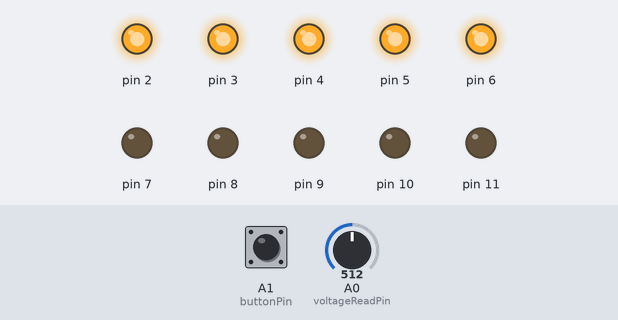
Simulated run of this sketch. Board: Arduino Uno, built with avr-gcc and run on an emulated ATmega328P. Parts: output pins drawn as LEDs (lit = HIGH). The test bench sets the inputs (shaded band); at power-on: A0 (voltageReadPin) = 512, A1 (buttonPin) HIGH.

Above: at 1.2 s.
1.3 s: A0 (voltageReadPin) set to 499
At 2.5 s:
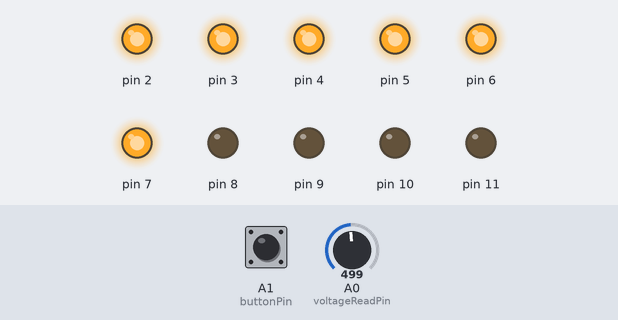
2.8 s: A0 (voltageReadPin) set to 417
4.3 s: A0 (voltageReadPin) set to 391
At 4.9 s:
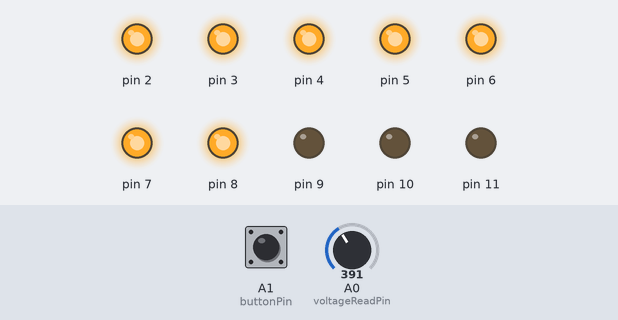
5.8 s: A0 (voltageReadPin) set to 318
7.3 s: A0 (voltageReadPin) set to 291
At 8.4 s:
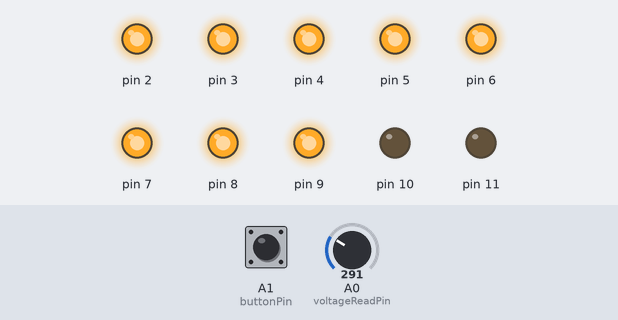
8.8 s: A0 (voltageReadPin) set to 511
At 9.6 s:
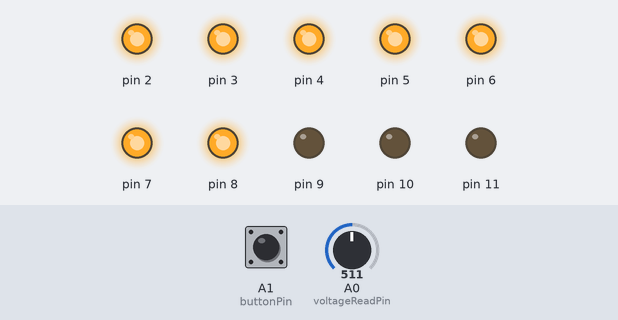
Timing chart, 0 to 11.3 s (numbered marks = the images above; inputs shaded):
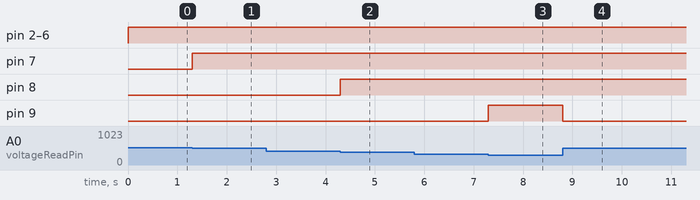

The sketch:

breadboardATMega328P.ino
```cpp
// Purpose: To power a temperature sensing circuit with an ATmega328P.
// Reference: http://darcy.rsgc.on.ca/ACES/TEI3M/1920/Tasks.html#standalone
// Author: A. Goldman
// Date: Nov. 23, 2019
// Status: Working
uint8_t voltageReadPin = A0; // Assigns A0 as the analog input reading pin.
uint8_t buttonPin = A1;      // Assigns A1 as the on button reading pin.
uint8_t segmentPins[]{2, 3, 4, 5, 6, 7, 8, 9, 10, 11}; // Maps the pins used for bar graph segments.
uint8_t numberOfSegments = 10; // Sets the number of segments being used.
uint16_t voltageReading;       // Where the analog voltage reading is stored.
uint8_t currentSegment = 0;    // A segment value to be worked with.
uint8_t mappedSegment;         // Variable voltage reading is mapped to.

void setup()
{ // Sets the segment pins to be outputs.
    for (currentSegment = 0; currentSegment < numberOfSegments;
         currentSegment++)
    {
        pinMode(segmentPins[currentSegment], OUTPUT);
    }
    pinMode(voltageReadPin, INPUT); // Sets the voltage reading pin as input.
    pinMode(buttonPin, INPUT);      // Sets the on button pin to input.
}

void loop()
{
    while (digitalRead(buttonPin) == LOW)
        ; // While button not pressed, wait.
    while (1)
    {                                                // While true; runs forever.
        voltageReading = analogRead(voltageReadPin); // Reads value on input.
        mappedSegment = map(voltageReading, 0, 1023, numberOfSegments, 0);
        for (currentSegment = 0; currentSegment < numberOfSegments;
             currentSegment++)
        { // Runs for every segment.
            if (currentSegment < mappedSegment)
            {                                                    // If map greater than segment,
                digitalWrite(segmentPins[currentSegment], HIGH); // set it to high.
            }
            if (currentSegment > mappedSegment)
            {                                                   // If map lesser than segment,
                digitalWrite(segmentPins[currentSegment], LOW); // set it to low.
            }
        }
    }
}
```

Measured:
- the behaviour switches between 512 and 511 on A0 (voltageReadPin) (found by bisection; images 0 and 1)
- the behaviour switches between 410 and 409 on A0 (voltageReadPin) (found by bisection; images 1 and 2)
- the behaviour switches between 307 and 306 on A0 (voltageReadPin) (found by bisection; images 2 and 3)
- after the input at 1.3 s, pin 7: LOW → HIGH at once
- after the input at 2.8 s, every drawn part: stays the same
- after the input at 4.3 s, pin 8: LOW → HIGH at once
- after the input at 5.8 s, every drawn part: stays the same
- after the input at 7.3 s, pin 9: LOW → HIGH at once
- after the input at 8.8 s, pin 9: HIGH → LOW at once
